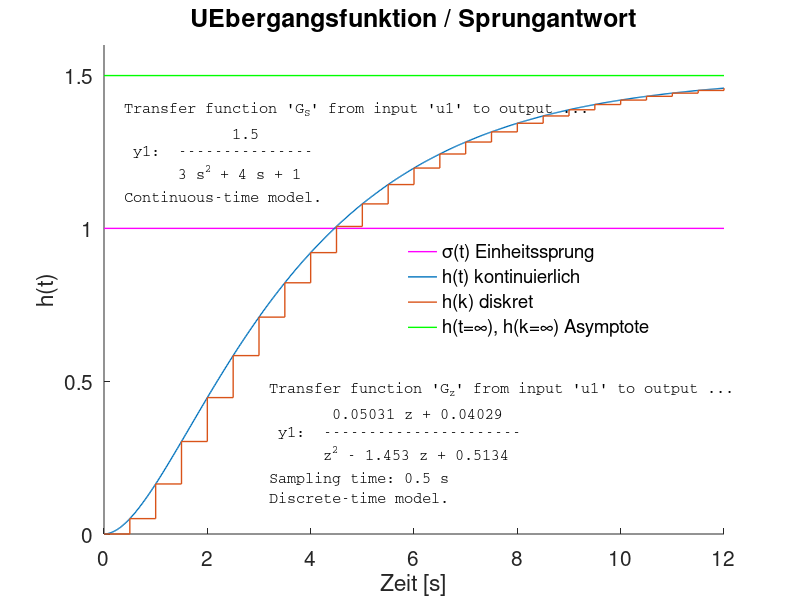

This figure's MATLAB source: (Note: this script raises an error after producing the figure.)
% Pol-Nullstellen der Beispielregelstrecke P_T2.m 
% kontinuierlich und diskret
% Getestet mit MATLAB + CST und 
% mit GNU Octave + Control-Package
% Manfred Lohoefener, HS Merseburg, 03.11.2014

clear
close all

% Parameter
  K   = 1.5;  % Proportionalfaktor
  T_1 = 3.0;  % [s] Zeitkonstante
  T_2 = 1.0;  % [s] Zeitkonstante
  T_0 = 0.5;  % [s] Abtastzeit

  T_E = 12;   % [s] Simulationsdauer
  D_t = 0.02; % [s] Schrittweite
  t_x = 0:D_t:T_E;  % [s] Zeitachse
  s = tf ('s');

% Übertragungsfunktionen
  G_S = K / ((1 + T_1*s)*(1 + T_2*s));  % kontinuierlich
  G_z = c2d (G_S, T_0);                 % diskret

  [x, t] = step (G_S, t_x);
  [x_d, t_d] = step (G_z, T_E);

figure ('Name', 'Sprungantwort', 'NumberTitle', 'off', 'Position', [0 100 800 600]);
  set (gca, 'FontSize', 15); hold on
  line ([0 T_E], [1 1], 'Color', 'm', 'LineWidth', 1);
  plot (t, x, 'LineWidth', 1);
  stairs (t_d, x_d, 'LineWidth', 1)
  set (findobj (gcf, 'type', 'line'), 'LineWidth', 1);
  line (get (gca, 'xlim'), [1.5 1.5], 'Color', 'g', 'LineWidth', 1)
  axis ([0 T_E 0 1.6])
  title ('UEbergangsfunktion / Sprungantwort', 'fontsize', 18)
  xlabel ('Zeit [s]')
  ylabel ('h(t)')
  legend ('\sigma(t) Einheitssprung', 'h(t) kontinuierlich', 'h(k) diskret', ...
    'h(t=\infty), h(k=\infty) Asymptote            ', 'location', 'east')
  legend boxoff
  text (0.4, 1.25, evalc ('G_S'), 'FontName', 'Courier', 'FontSize', 11)
  text (3.2, 0.3, evalc ('G_z'), 'FontName', 'Courier', 'FontSize', 11)
  printgcf (mfilename, 0)

figure ('Name', 'Pol-Nullstellen', 'NumberTitle', 'off', 'Position', [100 0 800 600]);
  set (gca, 'FontSize', 15); hold on
  pzmap (G_S, G_z)
  set (findobj (gcf, 'type', 'line'), 'LineWidth', 2);
  plot_circ ('m')                 % Einheitskreis
  title ('Pol-Nullstellenbild', 'fontsize', 18)
  xlabel ('Realteil')
  ylabel ('Imaginaerteil')
  legend ('G_S(s) kontinuierliche Pole              ', 'G_S(z) diskrete Pole', ...
    'G_S(z) diskrete Nullstellen', 'Einheitskreis')
  legend boxoff
  txt = {'Nullstellen G_S(s):'; num2str(zero (G_S)'); ' '
          'Polstellen G_S(s):'; num2str(pole (G_S)'); ' '
          'Nullstellen G_S(z):'; num2str(zero (G_z)'); ' '
          'Polstellen G_S(z):'; num2str(pole (G_z)')};
  text (-0.7, 0, txt, 'fontsize', 15)
  printgcf (mfilename, 0)
  